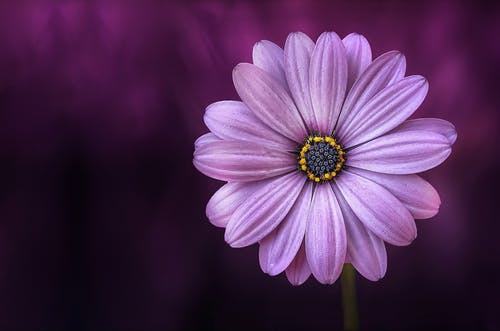
#> input picture image/flower.jpg, 500 x 331 px, found by its file name
$ jupyter execute arithmetic.ipynb
#> lines starting #> are read from the running program, lines starting #| are printed output that depends on the picture
## **In this code, we explored the peculiarities of image arithmetic using OpenCV and NumPy.**

First we need to mount our code with google drive.

[cell 1]
# To mount code with google drive
from google.colab import drive
drive.mount('/content/drive')

Import all the package that we will use for the code.

[cell 2]
# Import the necessary packages
from __future__ import print_function
import numpy as np
import argparse
import cv2
from google.colab.patches import cv2_imshow

Set the path for the image that we will use for testing the code.

When you mount the code, folder **"drive"** will appear on the left screen when you click the **"file"** symbol. Then you just need to find the image in your drive and right click on that image.

A pop up will show some list then just click **"copy path"**. After that you just need to paste the path here.

[cell 3]
# Construct the argument parser and parse the arguments
args = {
	# Task 1
	"image": '/content/drive/My Drive/Colab Notebooks/Image-Processing/corona.png',
	"image2": '/content/drive/My Drive/Colab Notebooks/Image-Processing/flower.jpg'
}

Now that we have the path to the image, we can load it off the disk using the cv2.imread function on Line 1. The cv2.imread function returns a NumPy array representing the image.

Then, displaying the actual image on our screen. The parameter is a reference to the image we loaded before.

[cell 4]
# Task 2
# Load the image and show it here :
image = cv2.imread(args['image2'])
#> image is the input picture: shape (331, 500, 3); mean B, G, R 84.9, 46.4, 81.3
cv2_imshow(image)

Images are NumPy arrays, stored as unsigned 8 bit integers. What does this mean? It means that the values of our pixels will be in the range [0, 255]. When using functions like cv2.add and cv2.subtract, values will be clipped to this range, even if the added or subtracted values fall outside the range of [0, 255]. Check out an example:

[cell 5]
print("max of 255: {}".format(cv2.add(np.uint8([200]), np.uint8([100]))))
print(np.uint8([200]))
print(np.uint8([100]))
print("min of 0: {}".format(cv2.subtract(np.uint8([50]), np.uint8([100]))))

NOTE: If you use NumPy arithmetic operations on these arrays, the values will be modulos (wrap around) instead of being clipped to the [0, 255] arrange. This is important to keep in mind when working with images.

[cell 6]
print("wrap around: {}".format(np.uint8([200]) + np.uint8([100])))
print(np.uint8([200]))
print(np.uint8([100]))
print("wrap around: {}".format(np.uint8([50]) - np.uint8([100])))

Let's increase the intensity of all pixels in our image by 100. We accomplish this by constructing a NumPy array that is the same size of our matrix (filled with ones) and the multiplying it by 100 to create an array filled with 100's. Then we simply add the images together. Notice how the image is "brighter".

[cell 7]
M = np.ones(image.shape, dtype = "uint8") * 100
# Task 3
# Apply cv2.add fucntion and show the image here :
bright = cv2.add(image,M)
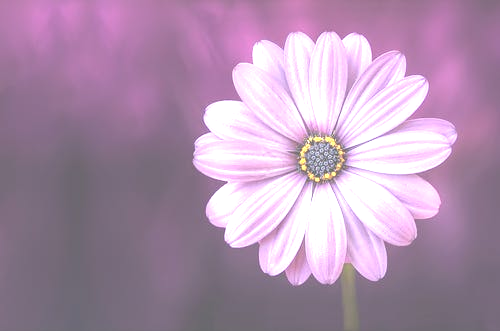
#> bright: shape (331, 500, 3); mean B, G, R 173.5, 145.2, 174.5
cv2_imshow(bright)

We then create another NumPy array ﬁlled with 50’s on Line 4 and use the cv2.subtract function to subtract 50 from each pixel intensity of the image. Our image now looks considerably darker than the original T-Rex. Pixels that were once white now look gray. This is because we are subtracting 50 from the pixels and pushing them towards the darker regions of the RGB color space.

[cell 8]
# Similarly, we can subtract 50 from all pixels in our
# image and make it darker:
M = np.ones(image.shape, dtype = "uint8") * 50
# Task 4
# Apply cv2.subtract fucntion and show the image here :
darken = cv2.subtract(image,M)
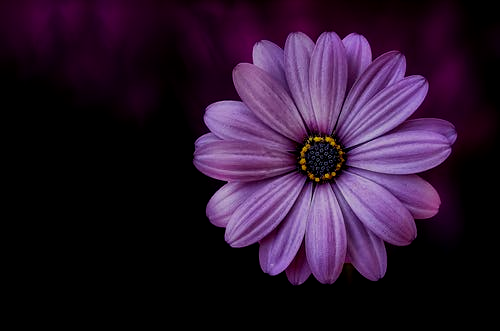
#> darken: shape (331, 500, 3); mean B, G, R 44.5, 21.6, 41.9
cv2_imshow(darken)
negative = 1-image
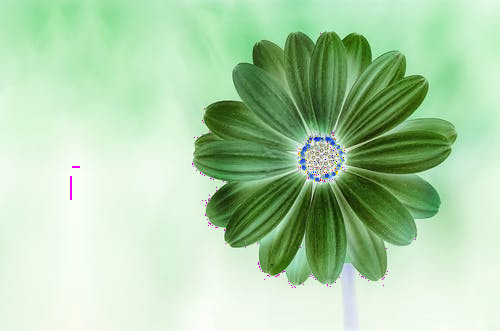
#> negative: shape (331, 500, 3); mean B, G, R 172, 210.2, 175.6
cv2_imshow(negative)

$ run again, with image/test_image_2.png saved as image/flower.jpg
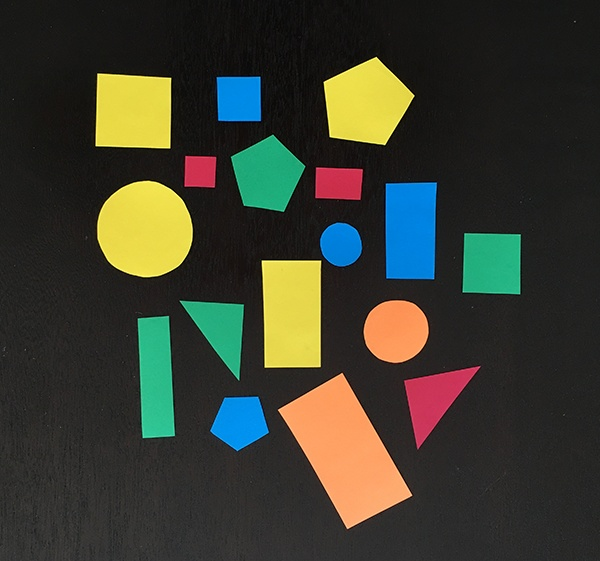
#> input picture image/test_image_2.png, 600 x 561 px, found by its file name
#> image is the input picture: shape (561, 600, 3); mean B, G, R 47.3, 60.1, 58.3
#> `darken = cv2.subtract(image,M)`:
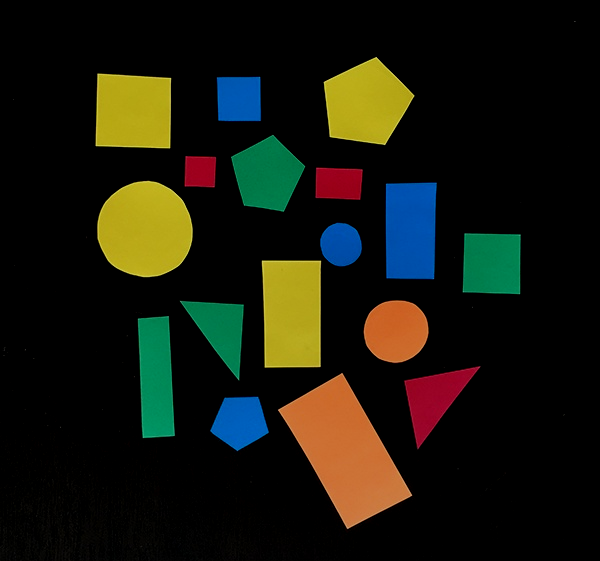
#> darken: shape (561, 600, 3); mean B, G, R 13.2, 24.6, 24
#> `negative = 1-image`:
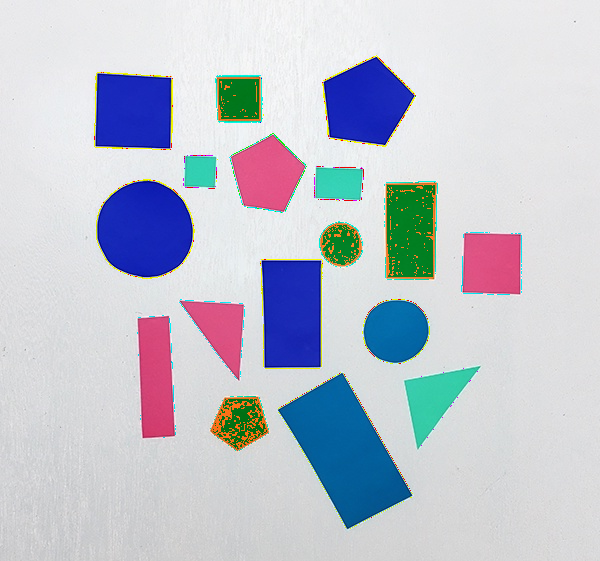
#> negative: shape (561, 600, 3); mean B, G, R 208.1, 196.6, 192
